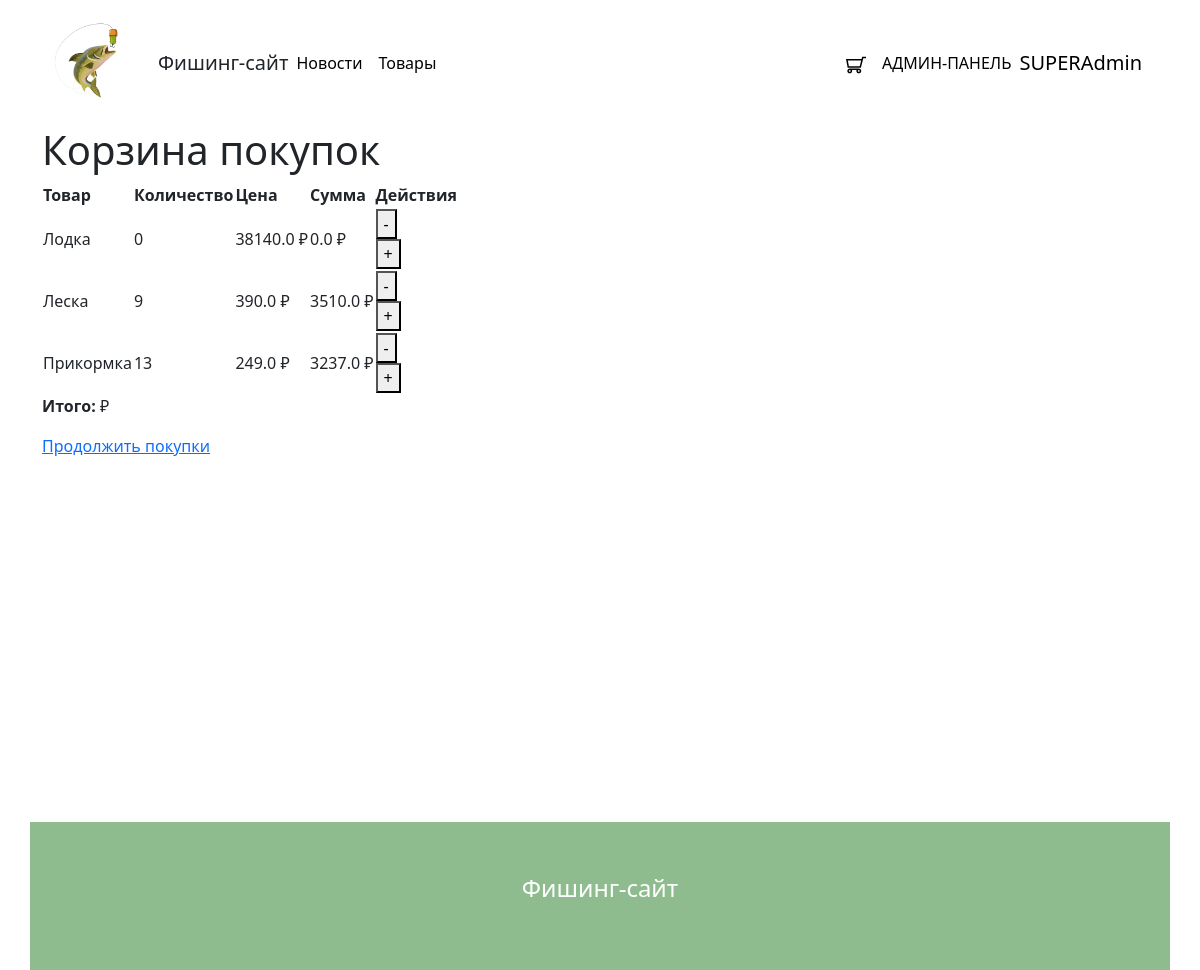
The page /cart/ (signed in) on the database its author committed.
### core/app/users/models.py (models this page shows, shortened)
class User(db.Model, UserMixin):
    __tablename__ = "users"
    id = sqlalchemy.Column(
        sqlalchemy.Integer,
        primary_key=True,
        autoincrement=True,
    )
    name = sqlalchemy.Column(
        sqlalchemy.String,
        nullable=True,
    )
    email = sqlalchemy.Column(
        sqlalchemy.String,
        index=True,
        unique=True,
        nullable=True,
    )
    role = db.Column(
        sqlalchemy.Enum(UserRole),
        default=UserRole.user,
        nullable=False,
    )
    hashed_password = sqlalchemy.Column(
        sqlalchemy.String,
        nullable=True,
    )
    created_date = sqlalchemy.Column(
        sqlalchemy.DateTime,
        default=datetime.datetime.now,
    )
    cart = db.relationship("Cart", back_populates="user", uselist=False)

### core/app/cart/models.py (models this page shows)
class CartLine(db.Model):
    __tablename__ = "cart_lines"
    id = db.Column(db.Integer, primary_key=True)
    cart_id = db.Column(db.Integer, db.ForeignKey("carts.id"), nullable=False)
    product_id = db.Column(db.Integer, db.ForeignKey("products.id"), nullable=False)
    quantity = db.Column(db.Integer, nullable=False, default=0)
    cart = db.relationship("Cart", back_populates="lines")
    product = db.relationship("Product")

### core/app/products/models.py (models this page shows)
class Product(db.Model):
    __tablename__ = "products"
    id = db.Column(
        db.Integer,
        primary_key=True,
        autoincrement=True,
    )
    picture1 = db.Column(
        db.String(200),
        nullable=True,
    )
    picture2 = db.Column(
        db.String(200),
        nullable=True,
    )
    picture3 = db.Column(
        db.String(200),
        nullable=True,
    )
    price = db.Column(db.Float)
    name = db.Column(
        db.String,
    )
    description = db.Column(
        db.Text(300),
    )
    quantity = db.Column(
        db.Integer,
        default=0,
    )
    catergory = db.Column(
        db.Enum(ProductCategory),
    )
    is_visible = db.Column(db.Boolean(True))
    created_at = db.Column(
        db.DateTime,
        default=datetime.datetime.now,
    )

### core/routes/cart/routes.py (the view)
@login_required
@cart_bp.route("/cart/", methods=["GET"])
def get_cart():
    query = db.session.query(Cart).filter(Cart.user_id == current_user.id).all()
    if query:
        cart = query[0]
    else:
        cart = Cart()
        cart.user = current_user
        db.session.add(cart)
        db.session.commit()
    return render_template("cart/cart.html", cart=cart)

### core/routes/users/routes.py (called while the page is built)
@login_manager.user_loader
def load_user(user_id):
    return db.session.query(User).get(user_id)

### templates/cart/cart.html (shortened to what this page needs)
{% extends "base.html" %}
{% block content %}
<h1>Корзина покупок</h1>
{% if cart.lines %}
<table>
    <thead>
        <tr>
            <th>Товар</th>
            <th>Количество</th>
            <th>Цена</th>
            <th>Сумма</th>
            <th>Действия</th>
        </tr>
    </thead>
    <tbody>
        {% for line in cart.lines %}
        <tr>
            <td>{{ line.product.name }}</td>
            <td>{{ line.quantity }}</td>
            <td>{{ line.product.price }} ₽</td>
            <td>{{ line.quantity * line.product.price }} ₽</td>
            <td>
                <form method="POST" action="/cart/remove/{{ line.product.id }}">
                    <button type="submit">-</button>
                </form>
                <form method="POST" action="/cart/add/{{ line.product.id }}">
                    <button type="submit">+</button>
                </form>
            </td>
        </tr>
        {% endfor %}
    </tbody>
</table>
<p><strong>Итого:</strong> {{ cart_total }} ₽</p>
{% else %}
<p>Ваша корзина пуста.</p>
{% endif %}
<a href="/products">Продолжить покупки</a>
{% endblock %}

### templates/base.html (shortened to what this page needs)
<!doctype html>
<html lang="en">
<head>
    <link href="https://cdn.jsdelivr.net/npm/bootstrap@5.3.3/dist/css/bootstrap.min.css" rel="stylesheet"
>
    <link rel="stylesheet" href="/static/css/styles.css">
    <link rel="stylesheet" href="/static/css/forms.css">
    <link rel="stylesheet" href="/static/css/pagination.css">
    <link rel="stylesheet" href="/static/css/index.css">
</head>
<body>
<header>
    <nav class="navbar navbar-expand-lg">
        <div class="container">
            <div class="header_logo">
                <a class="navbar-brand" href="/"><img src="/static/img/icon.jpg" alt=""
                                                      style="width: 100px; height: 100px"></a>
                <h5>Фишинг-сайт</h5>
            </div>
            <div class="collapse navbar-collapse" id="navbarSupportedContent">
                <ul class="navbar-nav me-auto mb-2 mb-lg-0">
                    <li class="nav-item">
                        <a class="nav-link active" aria-current="page" href="/news">Новости</a>
                    </li>
                    <li class="nav-item">
                        <a class="nav-link active" aria-current="page" href="/products">Товары</a>
                    </li>
                </ul>
                <ul class="navbar-nav mb-2 mb-lg-0">
                    {% if current_user.is_authenticated %}
                    <a class="nav-link active" aria-current="page" href="/cart"><img src="../static/img/cart.svg" alt="Корзина" class="cart-image"></a>
                        {% if current_user.role.value == "admin" %}
                            <li class="nav-item">
                                <a class="nav-link active" aria-current="page" href="/admin">АДМИН-ПАНЕЛЬ</a>
                            </li>
                        {% endif %}
                    <a class="navbar-brand" href="/logout">{{ current_user.name }}</a>
                    {% endif %}
                </ul>
            </div>
        </div>
    </nav>
</header>
<main role="main" class="container" style="min-height: 85vh;">
    {% block content %}{% endblock %}
</main>
<footer class="py-5 mt-3 footer container">
    <p class="text-center text-white fs-4">Фишинг-сайт</p>
</footer>
</body>
</html>

### static/css/styles.css (style rules this page uses)
.header_logo { display: flex; flex-direction: row; align-items: center }
.header_logo h5 { margin: 0 }
.footer { background-color: darkseagreen; }

### static/css/index.css (style rules this page uses)
.cart-image { max-width: 20px; max-height: 20px; }

### rows shown on the page
User: name "SUPERAdmin"
CartLine: product.name "Лодка", quantity "0", product.price "38140.0", line.quantity*line.product.price "0.0"
CartLine: product.name "Леска", quantity "9", product.price "390.0", line.quantity*line.product.price "3510.0"
CartLine: product.name "Прикормка", quantity "13", product.price "249.0", line.quantity*line.product.price "3237.0"
